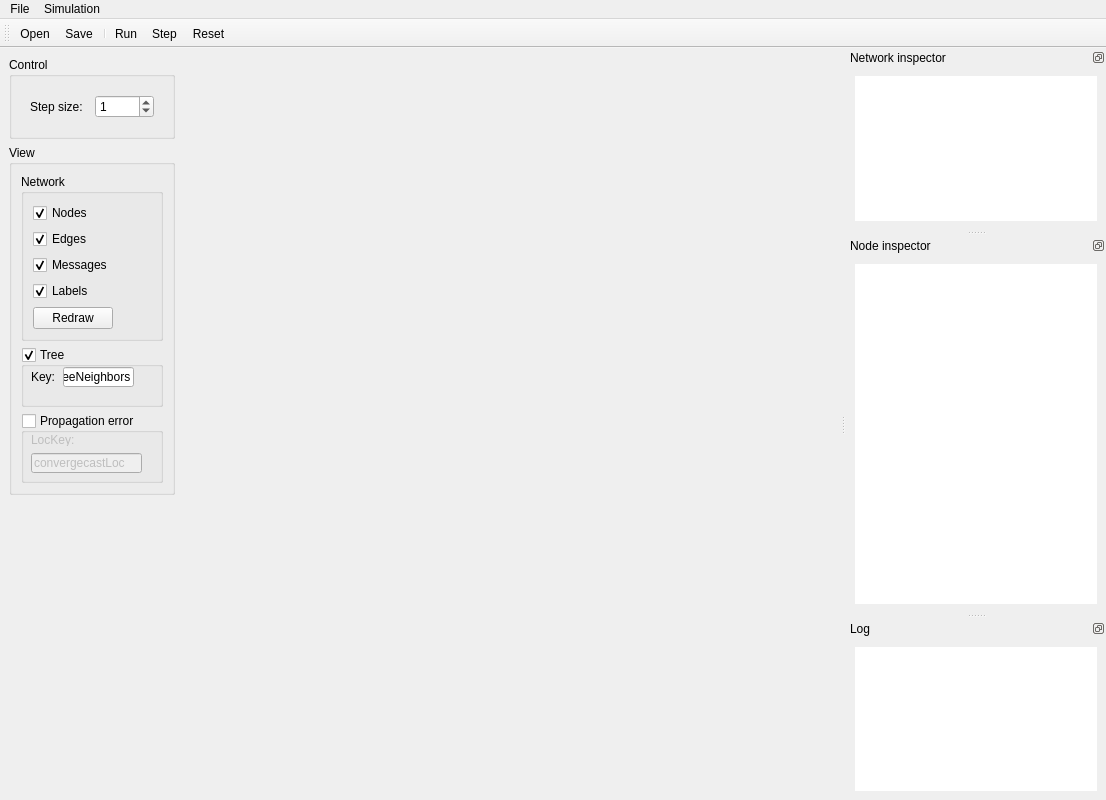
<?xml version="1.0" encoding="UTF-8"?>
<ui version="4.0">
 <class>SimulationWindow</class>
 <widget class="QMainWindow" name="SimulationWindow">
  <property name="geometry">
   <rect>
    <x>0</x>
    <y>0</y>
    <width>1106</width>
    <height>800</height>
   </rect>
  </property>
  <property name="sizePolicy">
   <sizepolicy hsizetype="Minimum" vsizetype="Minimum">
    <horstretch>100</horstretch>
    <verstretch>100</verstretch>
   </sizepolicy>
  </property>
  <property name="minimumSize">
   <size>
    <width>1096</width>
    <height>800</height>
   </size>
  </property>
  <property name="windowTitle">
   <string>PyDistSim Simulation</string>
  </property>
  <property name="windowIcon">
   <iconset resource="icons.qrc">
    <normaloff>:/icons/pydistsim.png</normaloff>:/icons/pydistsim.png</iconset>
  </property>
  <property name="dockOptions">
   <set>QMainWindow::AllowTabbedDocks|QMainWindow::AnimatedDocks|QMainWindow::VerticalTabs</set>
  </property>
  <widget class="QWidget" name="centralwidget">
   <property name="enabled">
    <bool>true</bool>
   </property>
   <property name="sizePolicy">
    <sizepolicy hsizetype="Fixed" vsizetype="Minimum">
     <horstretch>0</horstretch>
     <verstretch>0</verstretch>
    </sizepolicy>
   </property>
   <layout class="QHBoxLayout" name="horizontalLayout">
    <item>
     <widget class="QWidget" name="leftWidget" native="true">
      <property name="sizePolicy">
       <sizepolicy hsizetype="Fixed" vsizetype="Preferred">
        <horstretch>0</horstretch>
        <verstretch>0</verstretch>
       </sizepolicy>
      </property>
      <layout class="QVBoxLayout" name="verticalLayout_3">
       <property name="margin">
        <number>0</number>
       </property>
       <item>
        <widget class="QGroupBox" name="controlGroupBox">
         <property name="minimumSize">
          <size>
           <width>0</width>
           <height>0</height>
          </size>
         </property>
         <property name="title">
          <string>Control</string>
         </property>
         <layout class="QVBoxLayout" name="verticalLayout_5">
          <item>
           <widget class="QWidget" name="widget" native="true">
            <layout class="QHBoxLayout" name="horizontalLayout_2">
             <item>
              <widget class="QLabel" name="label_2">
               <property name="text">
                <string>Step size:</string>
               </property>
              </widget>
             </item>
             <item>
              <widget class="QSpinBox" name="stepSize">
               <property name="specialValueText">
                <string>All</string>
               </property>
               <property name="accelerated">
                <bool>true</bool>
               </property>
               <property name="maximum">
                <number>999</number>
               </property>
               <property name="value">
                <number>1</number>
               </property>
              </widget>
             </item>
            </layout>
           </widget>
          </item>
         </layout>
        </widget>
       </item>
       <item>
        <widget class="QGroupBox" name="viewGroupBox">
         <property name="sizePolicy">
          <sizepolicy hsizetype="Minimum" vsizetype="Minimum">
           <horstretch>0</horstretch>
           <verstretch>0</verstretch>
          </sizepolicy>
         </property>
         <property name="title">
          <string>View</string>
         </property>
         <layout class="QVBoxLayout" name="verticalLayout_2">
          <item>
           <widget class="QGroupBox" name="networkViewGroup">
            <property name="title">
             <string>Network</string>
            </property>
            <layout class="QVBoxLayout" name="verticalLayout_6">
             <item>
              <widget class="QCheckBox" name="showNodes">
               <property name="text">
                <string>Nodes</string>
               </property>
               <property name="checked">
                <bool>true</bool>
               </property>
              </widget>
             </item>
             <item>
              <widget class="QCheckBox" name="showEdges">
               <property name="text">
                <string>Edges</string>
               </property>
               <property name="checked">
                <bool>true</bool>
               </property>
              </widget>
             </item>
             <item>
              <widget class="QCheckBox" name="showMessages">
               <property name="text">
                <string>Messages</string>
               </property>
               <property name="checked">
                <bool>true</bool>
               </property>
              </widget>
             </item>
             <item>
              <widget class="QCheckBox" name="showLabels">
               <property name="text">
                <string>Labels</string>
               </property>
               <property name="checked">
                <bool>true</bool>
               </property>
              </widget>
             </item>
             <item>
              <widget class="QPushButton" name="redrawNetworkButton">
               <property name="sizePolicy">
                <sizepolicy hsizetype="Fixed" vsizetype="Fixed">
                 <horstretch>0</horstretch>
                 <verstretch>0</verstretch>
                </sizepolicy>
               </property>
               <property name="text">
                <string>Redraw</string>
               </property>
              </widget>
             </item>
            </layout>
           </widget>
          </item>
          <item>
           <widget class="QGroupBox" name="treeGroupBox">
            <property name="sizePolicy">
             <sizepolicy hsizetype="Preferred" vsizetype="Preferred">
              <horstretch>0</horstretch>
              <verstretch>0</verstretch>
             </sizepolicy>
            </property>
            <property name="minimumSize">
             <size>
              <width>132</width>
              <height>60</height>
             </size>
            </property>
            <property name="toolTip">
             <string>Enter memory key that has parent and child items.</string>
            </property>
            <property name="title">
             <string>Tree</string>
            </property>
            <property name="flat">
             <bool>false</bool>
            </property>
            <property name="checkable">
             <bool>true</bool>
            </property>
            <property name="checked">
             <bool>true</bool>
            </property>
            <widget class="QLineEdit" name="tree_key">
             <property name="geometry">
              <rect>
               <x>42</x>
               <y>20</y>
               <width>71</width>
               <height>20</height>
              </rect>
             </property>
             <property name="text">
              <string>treeNeighbors</string>
             </property>
             <property name="frame">
              <bool>true</bool>
             </property>
            </widget>
            <widget class="QLabel" name="label">
             <property name="geometry">
              <rect>
               <x>10</x>
               <y>22</y>
               <width>31</width>
               <height>16</height>
              </rect>
             </property>
             <property name="text">
              <string>Key:</string>
             </property>
            </widget>
           </widget>
          </item>
          <item>
           <widget class="QGroupBox" name="propagationError">
            <property name="minimumSize">
             <size>
              <width>132</width>
              <height>70</height>
             </size>
            </property>
            <property name="toolTip">
             <string>Enter memory key that has stitch location data.</string>
            </property>
            <property name="title">
             <string>Propagation error</string>
            </property>
            <property name="checkable">
             <bool>true</bool>
            </property>
            <property name="checked">
             <bool>false</bool>
            </property>
            <widget class="QLineEdit" name="locKey">
             <property name="geometry">
              <rect>
               <x>10</x>
               <y>40</y>
               <width>111</width>
               <height>20</height>
              </rect>
             </property>
             <property name="text">
              <string>convergecastLoc</string>
             </property>
            </widget>
            <widget class="QLabel" name="label2">
             <property name="geometry">
              <rect>
               <x>10</x>
               <y>20</y>
               <width>46</width>
               <height>13</height>
              </rect>
             </property>
             <property name="text">
              <string>LocKey:</string>
             </property>
            </widget>
           </widget>
          </item>
         </layout>
        </widget>
       </item>
       <item>
        <spacer name="verticalSpacer">
         <property name="orientation">
          <enum>Qt::Vertical</enum>
         </property>
         <property name="sizeHint" stdset="0">
          <size>
           <width>20</width>
           <height>40</height>
          </size>
         </property>
        </spacer>
       </item>
      </layout>
     </widget>
    </item>
    <item>
     <spacer name="horizontalSpacer">
      <property name="orientation">
       <enum>Qt::Horizontal</enum>
      </property>
      <property name="sizeHint" stdset="0">
       <size>
        <width>0</width>
        <height>20</height>
       </size>
      </property>
     </spacer>
    </item>
    <item>
     <widget class="QWidget" name="networkDisplayWidget" native="true">
      <property name="sizePolicy">
       <sizepolicy hsizetype="Fixed" vsizetype="Minimum">
        <horstretch>0</horstretch>
        <verstretch>0</verstretch>
       </sizepolicy>
      </property>
      <property name="minimumSize">
       <size>
        <width>650</width>
        <height>0</height>
       </size>
      </property>
     </widget>
    </item>
    <item>
     <spacer name="horizontalSpacer_2">
      <property name="orientation">
       <enum>Qt::Horizontal</enum>
      </property>
      <property name="sizeHint" stdset="0">
       <size>
        <width>0</width>
        <height>20</height>
       </size>
      </property>
     </spacer>
    </item>
   </layout>
  </widget>
  <widget class="QToolBar" name="toolBar">
   <property name="windowTitle">
    <string>toolBar</string>
   </property>
   <property name="autoFillBackground">
    <bool>false</bool>
   </property>
   <attribute name="toolBarArea">
    <enum>TopToolBarArea</enum>
   </attribute>
   <attribute name="toolBarBreak">
    <bool>false</bool>
   </attribute>
   <addaction name="actionOpenNetwork"/>
   <addaction name="actionSaveNetwork"/>
   <addaction name="separator"/>
   <addaction name="actionRun"/>
   <addaction name="actionStep"/>
   <addaction name="actionReset"/>
  </widget>
  <widget class="QMenuBar" name="menubar">
   <property name="geometry">
    <rect>
     <x>0</x>
     <y>0</y>
     <width>1106</width>
     <height>21</height>
    </rect>
   </property>
   <widget class="QMenu" name="menuFile">
    <property name="title">
     <string>File</string>
    </property>
    <addaction name="actionOpenNetwork"/>
    <addaction name="actionSaveNetwork"/>
   </widget>
   <widget class="QMenu" name="menuSimulation">
    <property name="title">
     <string>Simulation</string>
    </property>
    <addaction name="actionRun"/>
    <addaction name="actionStep"/>
    <addaction name="actionReset"/>
   </widget>
   <addaction name="menuFile"/>
   <addaction name="menuSimulation"/>
  </widget>
  <widget class="QDockWidget" name="dockWidget">
   <property name="minimumSize">
    <size>
     <width>87</width>
     <height>109</height>
    </size>
   </property>
   <property name="features">
    <set>QDockWidget::DockWidgetFloatable|QDockWidget::DockWidgetMovable</set>
   </property>
   <property name="allowedAreas">
    <set>Qt::RightDockWidgetArea</set>
   </property>
   <property name="windowTitle">
    <string>Network inspector</string>
   </property>
   <attribute name="dockWidgetArea">
    <number>2</number>
   </attribute>
   <widget class="QWidget" name="dockWidgetContents">
    <property name="sizePolicy">
     <sizepolicy hsizetype="Expanding" vsizetype="Expanding">
      <horstretch>0</horstretch>
      <verstretch>0</verstretch>
     </sizepolicy>
    </property>
    <layout class="QHBoxLayout" name="horizontalLayout_3">
     <item>
      <widget class="QTreeView" name="networkInspector">
       <property name="contextMenuPolicy">
        <enum>Qt::ActionsContextMenu</enum>
       </property>
       <property name="frameShape">
        <enum>QFrame::NoFrame</enum>
       </property>
       <property name="showDropIndicator" stdset="0">
        <bool>false</bool>
       </property>
       <property name="selectionMode">
        <enum>QAbstractItemView::ExtendedSelection</enum>
       </property>
       <property name="animated">
        <bool>true</bool>
       </property>
       <property name="wordWrap">
        <bool>true</bool>
       </property>
       <property name="headerHidden">
        <bool>true</bool>
       </property>
      </widget>
     </item>
    </layout>
   </widget>
  </widget>
  <widget class="QDockWidget" name="dockWidget_2">
   <property name="minimumSize">
    <size>
     <width>105</width>
     <height>377</height>
    </size>
   </property>
   <property name="features">
    <set>QDockWidget::DockWidgetFloatable|QDockWidget::DockWidgetMovable</set>
   </property>
   <property name="allowedAreas">
    <set>Qt::RightDockWidgetArea</set>
   </property>
   <property name="windowTitle">
    <string>Node inspector</string>
   </property>
   <attribute name="dockWidgetArea">
    <number>2</number>
   </attribute>
   <widget class="QWidget" name="dockWidgetContents_2">
    <property name="sizePolicy">
     <sizepolicy hsizetype="Expanding" vsizetype="Expanding">
      <horstretch>0</horstretch>
      <verstretch>0</verstretch>
     </sizepolicy>
    </property>
    <layout class="QHBoxLayout" name="horizontalLayout_4">
     <item>
      <widget class="QTreeView" name="nodeInspector">
       <property name="sizePolicy">
        <sizepolicy hsizetype="MinimumExpanding" vsizetype="MinimumExpanding">
         <horstretch>0</horstretch>
         <verstretch>0</verstretch>
        </sizepolicy>
       </property>
       <property name="minimumSize">
        <size>
         <width>87</width>
         <height>337</height>
        </size>
       </property>
       <property name="contextMenuPolicy">
        <enum>Qt::ActionsContextMenu</enum>
       </property>
       <property name="frameShape">
        <enum>QFrame::NoFrame</enum>
       </property>
       <property name="showDropIndicator" stdset="0">
        <bool>false</bool>
       </property>
       <property name="selectionMode">
        <enum>QAbstractItemView::ExtendedSelection</enum>
       </property>
       <property name="animated">
        <bool>true</bool>
       </property>
       <property name="wordWrap">
        <bool>true</bool>
       </property>
       <property name="headerHidden">
        <bool>true</bool>
       </property>
      </widget>
     </item>
    </layout>
   </widget>
  </widget>
  <widget class="QDockWidget" name="dockWidget_3">
   <property name="minimumSize">
    <size>
     <width>87</width>
     <height>109</height>
    </size>
   </property>
   <property name="features">
    <set>QDockWidget::DockWidgetFloatable|QDockWidget::DockWidgetMovable</set>
   </property>
   <property name="allowedAreas">
    <set>Qt::RightDockWidgetArea</set>
   </property>
   <property name="windowTitle">
    <string>Log</string>
   </property>
   <attribute name="dockWidgetArea">
    <number>2</number>
   </attribute>
   <widget class="QWidget" name="dockWidgetContents_3">
    <property name="sizePolicy">
     <sizepolicy hsizetype="Expanding" vsizetype="Expanding">
      <horstretch>0</horstretch>
      <verstretch>0</verstretch>
     </sizepolicy>
    </property>
    <layout class="QHBoxLayout" name="horizontalLayout_5">
     <item>
      <widget class="QListWidget" name="logListWidget">
       <property name="frameShape">
        <enum>QFrame::NoFrame</enum>
       </property>
       <property name="frameShadow">
        <enum>QFrame::Sunken</enum>
       </property>
       <property name="lineWidth">
        <number>0</number>
       </property>
      </widget>
     </item>
    </layout>
   </widget>
  </widget>
  <action name="actionRun">
   <property name="icon">
    <iconset resource="icons.qrc">
     <normaloff>:/icons/player_play.png</normaloff>:/icons/player_play.png</iconset>
   </property>
   <property name="text">
    <string>Run</string>
   </property>
   <property name="toolTip">
    <string>Run simulation from beginning</string>
   </property>
   <property name="shortcut">
    <string>Ctrl+R</string>
   </property>
  </action>
  <action name="actionStep">
   <property name="icon">
    <iconset resource="icons.qrc">
     <normaloff>:/icons/player_fwd.png</normaloff>:/icons/player_fwd.png</iconset>
   </property>
   <property name="text">
    <string>Step</string>
   </property>
   <property name="toolTip">
    <string>Run next step</string>
   </property>
   <property name="shortcut">
    <string>Ctrl+Space</string>
   </property>
  </action>
  <action name="actionReset">
   <property name="icon">
    <iconset resource="icons.qrc">
     <normaloff>:/icons/player_start.png</normaloff>:/icons/player_start.png</iconset>
   </property>
   <property name="text">
    <string>Reset</string>
   </property>
   <property name="toolTip">
    <string>Reset simulation</string>
   </property>
   <property name="shortcut">
    <string>Ctrl+W</string>
   </property>
  </action>
  <action name="actionCopyInspectorData">
   <property name="text">
    <string>Copy</string>
   </property>
   <property name="shortcut">
    <string>Ctrl+C</string>
   </property>
   <property name="shortcutContext">
    <enum>Qt::WidgetShortcut</enum>
   </property>
  </action>
  <action name="actionSaveNetwork">
   <property name="icon">
    <iconset resource="icons.qrc">
     <normaloff>:/icons/filesaveas.png</normaloff>:/icons/filesaveas.png</iconset>
   </property>
   <property name="text">
    <string>Save</string>
   </property>
   <property name="toolTip">
    <string>Save network in npickle format</string>
   </property>
   <property name="shortcut">
    <string>Ctrl+S</string>
   </property>
  </action>
  <action name="actionOpenNetwork">
   <property name="checkable">
    <bool>false</bool>
   </property>
   <property name="checked">
    <bool>false</bool>
   </property>
   <property name="icon">
    <iconset resource="icons.qrc">
     <normaloff>:/icons/fileopen.png</normaloff>:/icons/fileopen.png</iconset>
   </property>
   <property name="text">
    <string>Open</string>
   </property>
   <property name="toolTip">
    <string>Open network from npickle</string>
   </property>
   <property name="shortcut">
    <string>Ctrl+O</string>
   </property>
  </action>
  <action name="actionShowLocalizedSubclusters">
   <property name="text">
    <string>Show localized subclusters</string>
   </property>
   <property name="toolTip">
    <string>Show localized subclusters based on memory field that has positions and subclusters items.</string>
   </property>
   <property name="shortcut">
    <string>Ctrl+L</string>
   </property>
  </action>
 </widget>
 <tabstops>
  <tabstop>stepSize</tabstop>
  <tabstop>tree_key</tabstop>
 </tabstops>
 <resources>
  <include location="icons.qrc"/>
 </resources>
 <connections/>
</ui>
